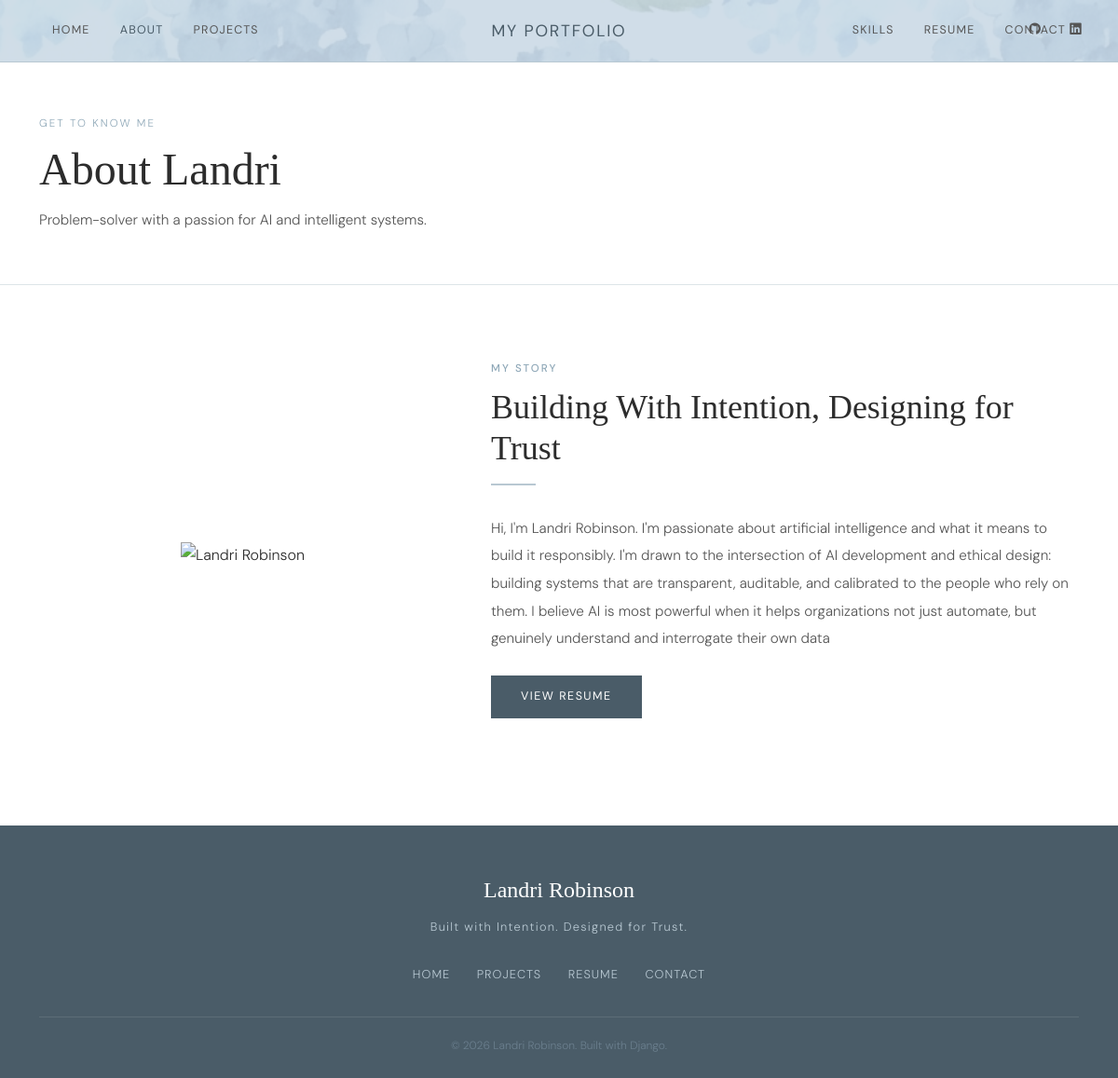
The page /about/ on the database its author committed.
### portfolio/models.py (models this page shows, shortened)
class SiteProfile(models.Model):
    about_heading = models.CharField(
        max_length=200,
        default='Focused on AI & intelligent systems',
        help_text='Heading shown in the About Me section on the homepage',
    )
    about_bio = models.TextField(
        default='My work spans chatbots, AI agents, machine learning pipelines, and full-stack web applications. I believe in using technology to solve real problems — clearly, efficiently, and creatively.',
        help_text='Main bio paragraph — shown on the About page and homepage',
    )
    about_tagline = models.CharField(
        max_length=200,
        default='Problem-solver with a passion for AI and intelligent systems.',
        help_text='Short tagline shown under the page title on the About page',
    )
    contact_email = models.EmailField(
        blank=True,
        default='',
        help_text='Email address shown on the Contact page',
    )
    contact_location = models.CharField(
        max_length=200,
        blank=True,
        default='',
        help_text='Location shown on the Contact page (e.g. Waco, Texas)',
    )
    linkedin_url = models.URLField(
        blank=True,
        default='',
        help_text='Full LinkedIn profile URL',
    )
    class Meta:
        verbose_name = 'Site Profile'
        verbose_name_plural = 'Site Profile'

### portfolio/views.py (the view)
# urls.py: path('about/', views.about, name='about'),
def about(request):
    experiences = Experience.objects.filter(is_education=False)
    education = Experience.objects.filter(is_education=True)
    profile = SiteProfile.objects.first() or SiteProfile()
    return render(request, 'portfolio/about.html', {
        'experiences': experiences,
        'education': education,
        'profile': profile,
    })

### templates/portfolio/about.html (shortened to what this page needs)
{% extends 'portfolio/base.html' %}
{% load static %}
{% block content %}
<div class="page-header">
  <div class="container">
    <span class="page-header-eyebrow">Get to Know Me</span>
    <h1 class="page-header-title">About Landri</h1>
    <p class="page-header-sub">{{ profile.about_tagline }}</p>
  </div>
</div>
<section class="section-pad" style="background:var(--white)">
  <div class="container">
    <div class="row g-5 align-items-start">
      <div class="col-md-5">
        <div style="width:100%;height:420px;background:#FFFFFF;display:flex;align-items:center;justify-content:center;overflow:hidden;">
          <img src="{% static 'images/My Headshot-edited-.jpg' %}" alt="Landri Robinson" style="max-width:100%;max-height:100%;object-fit:contain;" />
        </div>
      </div>
      <div class="col-md-7">
        <span class="section-eyebrow">My Story</span>
        <h2 class="section-title">{{ profile.about_heading }}</h2>
        <div class="section-divider"></div>
        <p style="color:var(--charcoal-lt);line-height:1.95;font-size:0.95rem">
          {{ profile.about_bio }}
        </p>
        <div class="mt-4">
          <a href="{% url 'resume' %}" class="btn-primary-custom">View Resume</a>
        </div>
      </div>
    </div>
  </div>
</section>
{% endblock %}

### static/css/style.css (style rules this page uses)
:root { --cream: #F7F5F0; --white: #FFFFFF; --charcoal: #2C2C2C; --charcoal-lt: #555555; --slate: #6B7F8E; --slate-dark: #4A5C68; --slate-light: #B8C8D2; --slate-pale: #EAF0F4; --accent: #8FA8B8; --accent-hover: #6B8FA3; --muted-gold: #C9B89A; --border: #DDE4E8; --shadow: rgba(74, 92, 104, 0.12); }
* { box-sizing: border-box; }
img { -webkit-user-drag: none; }
html { scroll-behavior: smooth; }
body { font-family: 'DM Sans', sans-serif; font-weight: 300; color: var(--charcoal); background-color: var(--cream); line-height: 1.75; font-size: 16px; }
h1, h2, h3, h4, h5 { font-family: 'Cormorant Garamond', serif; font-weight: 400; line-height: 1.2; color: var(--charcoal); }
a { color: var(--slate-dark); text-decoration: none; transition: color 0.2s; }
.btn-primary-custom { background-color: var(--slate-dark); color: var(--white); border: none; padding: 12px 32px; font-size: 0.78rem; letter-spacing: 0.12em; text-transform: uppercase; font-family: 'DM Sans', sans-serif; font-weight: 400; cursor: pointer; transition: background-color 0.25s, transform 0.15s; display: inline-block; }
.section-pad { padding: 80px 0; }
.section-eyebrow { font-size: 0.72rem; letter-spacing: 0.18em; text-transform: uppercase; color: var(--accent); font-family: 'DM Sans', sans-serif; font-weight: 500; margin-bottom: 10px; display: block; }
.section-title { font-family: 'Cormorant Garamond', serif; font-size: clamp(1.8rem, 3vw, 2.6rem); font-weight: 400; margin-bottom: 16px; }
.section-divider { width: 48px; height: 2px; background-color: var(--slate-light); margin: 16px 0 32px 0; }
.page-header { background-color: var(--white); border-bottom: 1px solid var(--border); padding: 56px 0 40px; }
.page-header-eyebrow { font-size: 0.72rem; letter-spacing: 0.18em; text-transform: uppercase; color: var(--accent); display: block; margin-bottom: 10px; font-family: 'DM Sans', sans-serif; }
.page-header-title { font-family: 'Cormorant Garamond', serif; font-size: clamp(2rem, 4vw, 3rem); font-weight: 300; margin-bottom: 12px; }
.page-header-sub { font-size: 0.95rem; color: var(--charcoal-lt); max-width: 560px; }

### rows shown on the page
SiteProfile: about_tagline "Problem-solver with a passion for AI and intelligent systems.", about_heading "Building With Intention, Designing for Trust", about_bio "Hi, I'm Landri Robinson. I'm passionate about artificial intelligence and what it means to build it responsibly. I'm drawn to the intersection of AI development and ethical design: building systems that are transparent, auditable, and calibrated to the people who rely on them. I believe AI is most powerful when it helps organizations not just automate, but genuinely understand and interrogate their own data"
